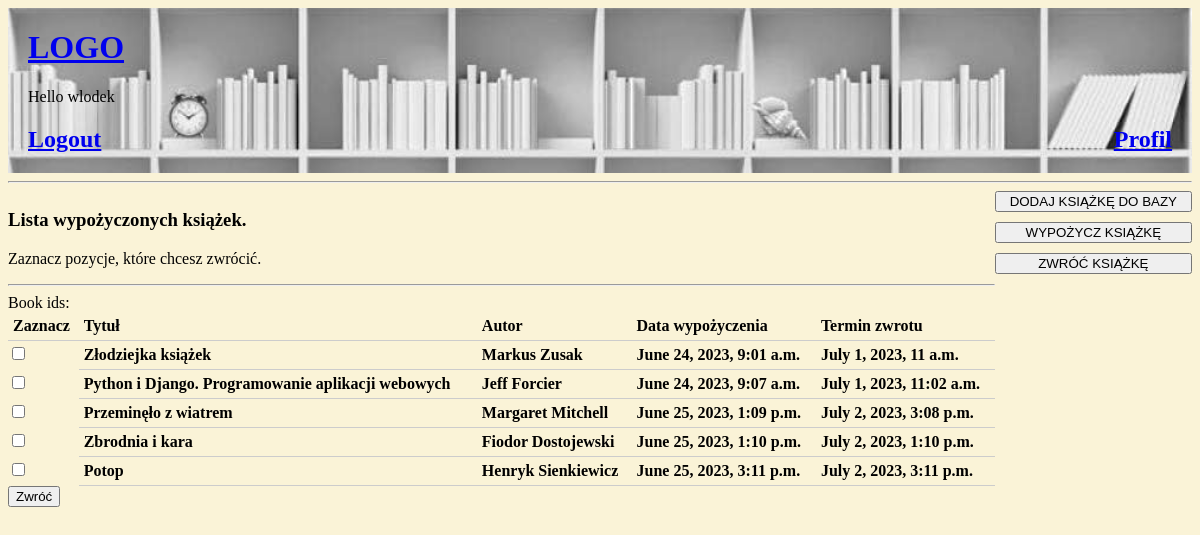
Page /return-book/ (signed in) on the earlier database version.
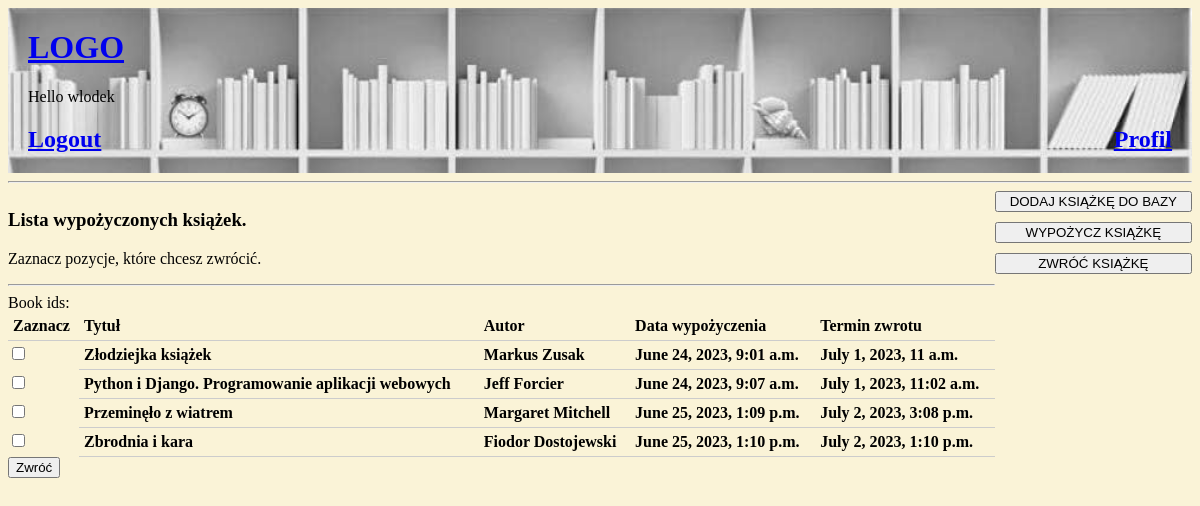
Same page on the later database version.
### base/models.py (models this page shows, shortened)
class BorrowedBook(models.Model):
    id = models.AutoField(primary_key=True)
    user = models.ForeignKey(User, on_delete=models.SET_NULL, null=True, related_name='books_borrowed')
    book = models.ForeignKey(Book, on_delete=models.SET_NULL, null=True, related_name='borrowed_books')
    borrowed_date = models.DateTimeField(default=datetime.now())
    return_to_date = models.DateTimeField(default=datetime.now() + timedelta(days=7))
    returned_date = models.DateTimeField(null=True, blank=True)

class Book(models.Model):
    id = models.AutoField(primary_key=True)
    title = models.CharField(max_length=255)
    author = models.CharField(max_length=255)
    availability = models.BooleanField(default=True)
    user = models.ForeignKey(User, on_delete=models.SET_NULL, null=True)

### base/views.py (the view, shortened to what this page needs)
# urls.py: path('return-book/', views.return_book, name='return-book'),
@login_required
def return_book(request):
    user = request.user
    borrowed_books = BorrowedBook.objects.filter(user=user, book__availability=False,
                                                 returned_date=None)
    choices = [(book.id, f'{book.id} - {book.book.title} - {book.book.author}') for book in borrowed_books]
    form = BorrowForm(initial={'book_ids': [str(book.id) for book in borrowed_books]})
    return render(request, 'base/return_book.html', {'user': user,
                                                     'books': borrowed_books, 'form': form})

### base/forms.py
class BorrowForm(forms.Form):
    book_ids = forms.MultipleChoiceField(widget=forms.CheckboxSelectMultiple)

### base/templates/base/return_book.html (shortened to what this page needs)
{% extends 'main.html' %}
{% block content %}
<div class="profile-container">
    <div>
        <h3>Lista wypożyczonych książek.</h3>
        <p>Zaznacz pozycje, które chcesz zwrócić.</p>
        <hr>
        <form method="post">
        {{ form }}
            <div class="book-table">
                <div class="book-row">
                    <div class="book-cell">Zaznacz</div>
                    <div class="book-cell">Tytuł</div>
                    <div class="book-cell">Autor</div>
                    <div class="book-cell">Data wypożyczenia</div>
                    <div class="book-cell">Termin zwrotu</div>
                </div>
                {% for book in books %}
                <div class="book-row">
                    <div class=book-cell"><input type="checkbox" name="book_ids"
                                             value="{{ book.id }}"></div>
                    <div class="book-cell">{{book.book.title}}</div>
                    <div class="book-cell">{{book.book.author}}</div>
                    <div class="book-cell">{{book.borrowed_date}}</div>
                    <div class="book-cell">{{book.return_to_date}}</div>
                </div>
                {% empty %}
                    <p>Brak dostępnych książek.</p>
                {% endfor %}
            </div>
            <div>
                <button type="submit">Zwróć</button>
            </div>
        </form>
    </div>
    <div class="button-container">
        {% if request.user.is_superuser %}
        <a href="{% url 'add-book' %}"><button>DODAJ KSIĄŻKĘ DO BAZY</button><br></a>
        {% endif %}
        <a href="{% url 'borrow' %}"><button>WYPOŻYCZ KSIĄŻKĘ</button><br></a>
        <a href="{% url 'return-book' %}"><button>ZWRÓĆ KSIĄŻKĘ</button><br></a>
    </div>
</div>
{% endblock %}

Differences in the rows shown:
no longer on this page (row edited): BorrowedBook: book "Potop", book.author "Henryk Sienkiewicz", borrowed_date "June 25, 2023, 3:11 p.m.", return_to_date "July 2, 2023, 3:11 p.m."
